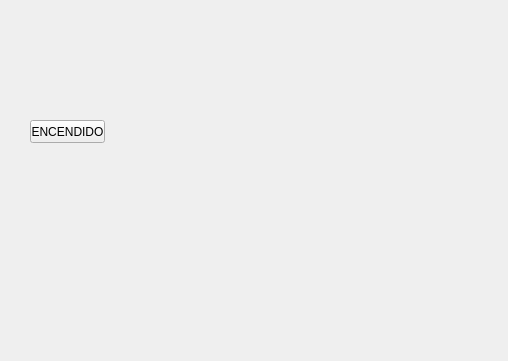
<?xml version="1.0" encoding="UTF-8"?>
<ui version="4.0">
 <class>CONCA2_2</class>
 <widget class="QWidget" name="CONCA2_2">
  <property name="geometry">
   <rect>
    <x>0</x>
    <y>0</y>
    <width>508</width>
    <height>361</height>
   </rect>
  </property>
  <property name="windowTitle">
   <string>Form</string>
  </property>
  <widget class="QLabel" name="CONCA">
   <property name="geometry">
    <rect>
     <x>240</x>
     <y>40</y>
     <width>231</width>
     <height>231</height>
    </rect>
   </property>
   <property name="text">
    <string/>
   </property>
   <property name="pixmap">
    <pixmap>ENCENDER.png</pixmap>
   </property>
  </widget>
  <widget class="QPushButton" name="ENCENDIDO">
   <property name="geometry">
    <rect>
     <x>30</x>
     <y>120</y>
     <width>75</width>
     <height>23</height>
    </rect>
   </property>
   <property name="text">
    <string>ENCENDIDO</string>
   </property>
  </widget>
  <widget class="QLabel" name="CONCA2">
   <property name="geometry">
    <rect>
     <x>230</x>
     <y>20</y>
     <width>271</width>
     <height>271</height>
    </rect>
   </property>
   <property name="text">
    <string/>
   </property>
   <property name="pixmap">
    <pixmap>AP.png</pixmap>
   </property>
  </widget>
 </widget>
 <resources/>
 <connections/>
</ui>
